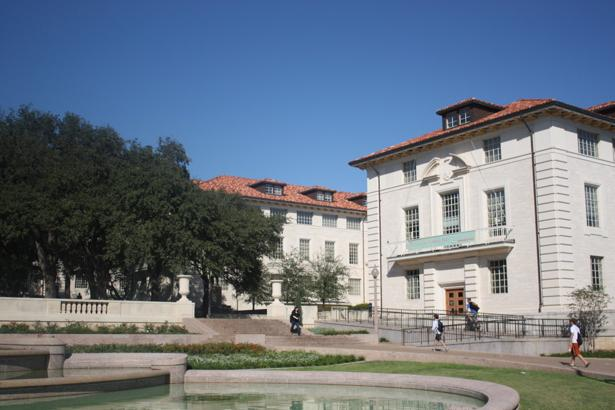
#> input picture 模式识别/模式识别课程第一次作业/images/uttower2.jpg, 615 x 410 px, found by its file name
$ python Harris2.py   (older library calls are emulated)
#> lines starting #> are read from the running program, lines starting #| are printed output that depends on the picture; after the words box and inside, x2 and y2 are one past the last pixel; in counts of white or black regions, pixels touching at a corner belong together
#> further down, image is the input picture: shape (410, 615, 3); mean B, G, R 132.1, 118.9, 107.7
import numpy as np
import cv2

def harris_corner_detection(image, k=0.04, threshold=0.01):
    # 将图像转换为灰度图
#> called with k = 0.04, threshold = 0.01
    gray_image = cv2.cvtColor(image, cv2.COLOR_BGR2GRAY)
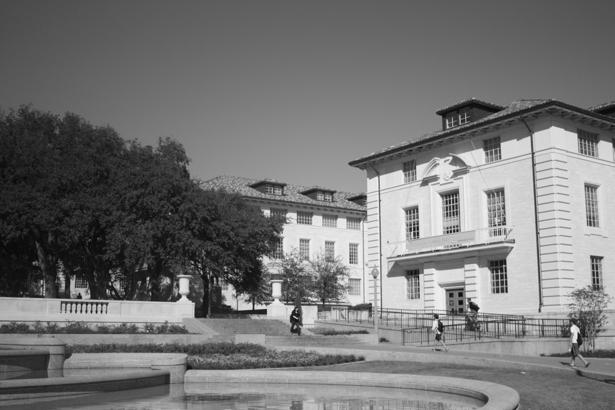
#> gray_image: shape (410, 615); min 0, max 253, mean 117.1

    # 使用Sobel算子计算梯度
    dx = cv2.Sobel(gray_image, cv2.CV_64F, 1, 0, ksize=3)
    dy = cv2.Sobel(gray_image, cv2.CV_64F, 0, 1, ksize=3)
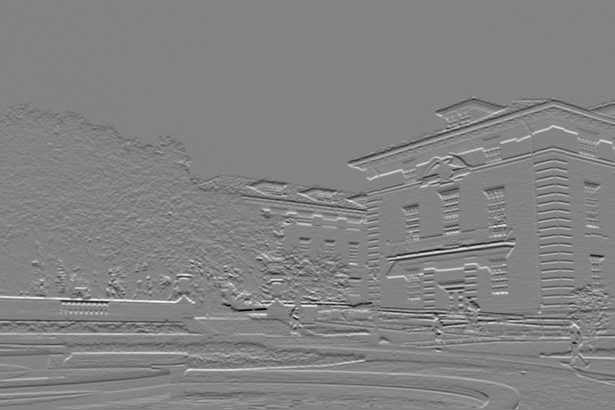
#> dy: shape (410, 615) float64; min -756, max 712, mean 0.8; drawn with min black and max white

    # 计算Harris矩阵M的分量
    Ixx = dx ** 2
    Iyy = dy ** 2
    Ixy = dx * dy
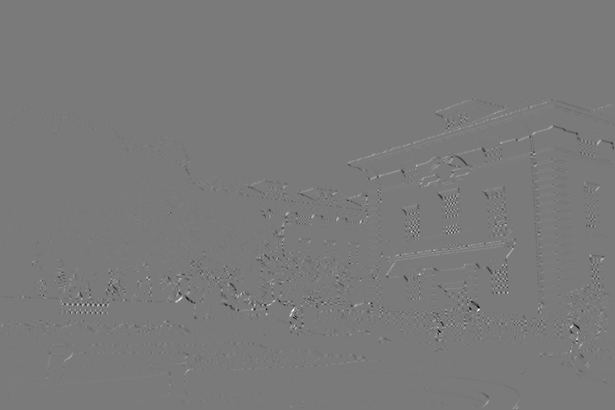
#> Ixy: shape (410, 615) float64; min -260337, max 282057, mean -14.7; drawn with min black and max white

    # 使用高斯滤波平滑这些分量
    window_size = 3
    Ixx = cv2.GaussianBlur(Ixx, (window_size, window_size), 0)
    Iyy = cv2.GaussianBlur(Iyy, (window_size, window_size), 0)
    Ixy = cv2.GaussianBlur(Ixy, (window_size, window_size), 0)

    # 计算Harris响应
    det_M = Ixx * Iyy - Ixy ** 2
    trace_M = Ixx + Iyy
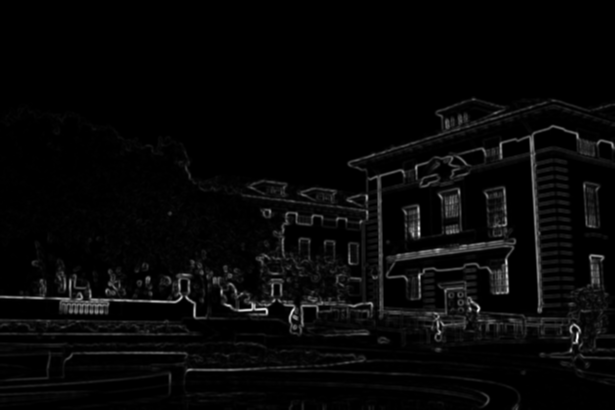
#> trace_M: shape (410, 615) float64; min 0, max 425470.4, mean 13098.9; drawn with min black and max white
    harris_response = det_M - k * (trace_M ** 2)
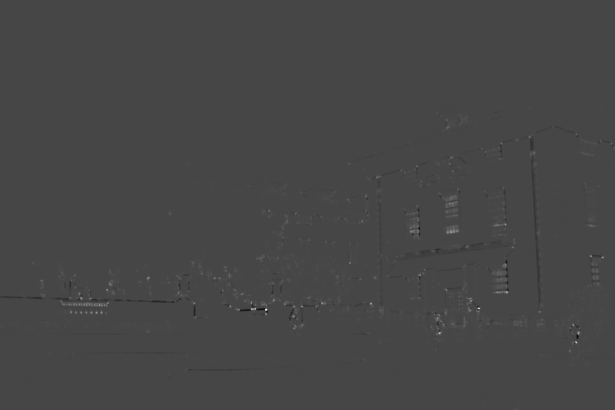
#> harris_response: shape (410, 615) float64; min -7.05e+09, max 1.83e+10, mean 14983438.3; drawn with min black and max white

    # 根据阈值找到角点
    corners = np.zeros_like(gray_image)
    corners[harris_response > threshold * harris_response.max()] = 255

    return corners

# 读取彩色图像
image = cv2.imread('images\\uttower2.jpg')

# 检测Harris角点
corners = harris_corner_detection(image)
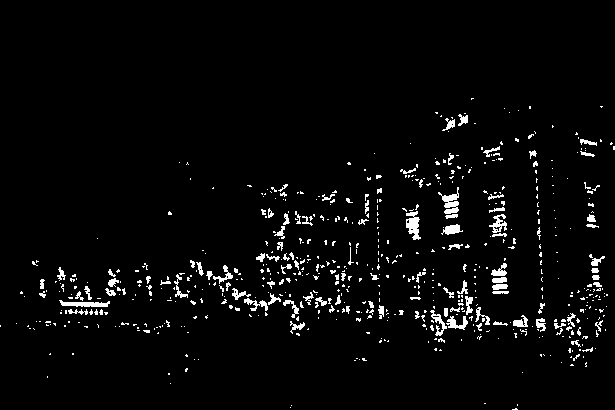
#> corners: shape (410, 615); 3.4% white in thin lines or dots, all inside (x1, y1, x2, y2) = (0, 98, 615, 410)

# 将角点标记转换回彩色空间以便可视化
corner_markers = cv2.merge((np.zeros_like(corners), np.zeros_like(corners), corners))

# 将角点标记添加到原始图像上
result = cv2.addWeighted(image, 0.5, corner_markers, 0.5, 0)
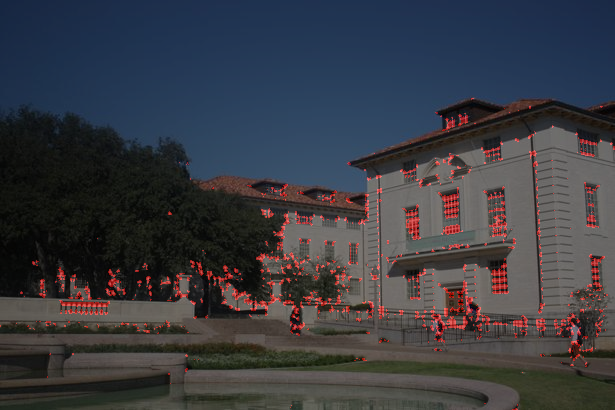
#> result: shape (410, 615, 3); mean B, G, R 66, 59.4, 58.2

# 显示结果
cv2.imshow('Harris Corners', result)
cv2.waitKey(0)
cv2.destroyAllWindows()

#cv2.imwrite("results\\uttower2_keypoints.jpg",result)

$ run again, with 模式识别/模式识别课程第一次作业/images/uttower1.jpg copied over 模式识别/模式识别课程第一次作业/images/uttower2.jpg
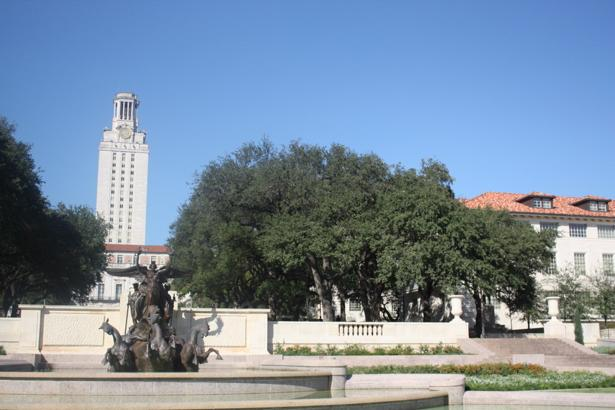
#> input picture 模式识别/模式识别课程第一次作业/images/uttower1.jpg, 615 x 410 px, found by its file name
#> image is the input picture: shape (410, 615, 3); mean B, G, R 159, 140, 121.9
#> `corners = harris_corner_detection(image)`:
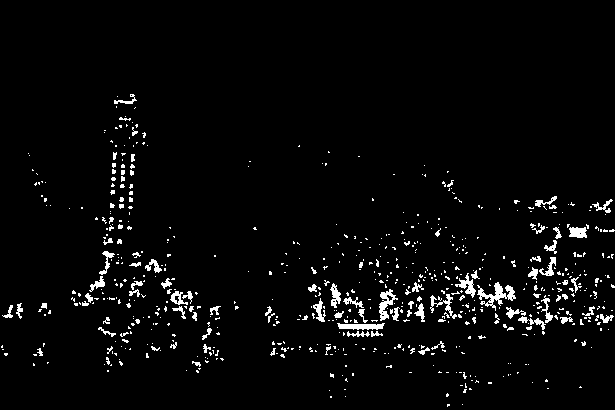
#> corners: shape (410, 615); 3.4% white in thin lines or dots, all inside (x1, y1, x2, y2) = (1, 94, 615, 407)
#> `result = cv2.addWeighted(image, 0.5, corner_markers, 0.5, 0)`:
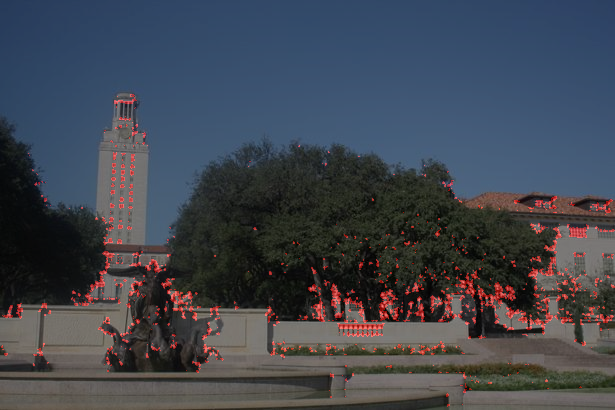
#> result: shape (410, 615, 3); mean B, G, R 79.5, 70, 65.3

$ run again, with 模式识别/模式识别课程第一次作业/images/yosemite1.jpg copied over 模式识别/模式识别课程第一次作业/images/uttower2.jpg
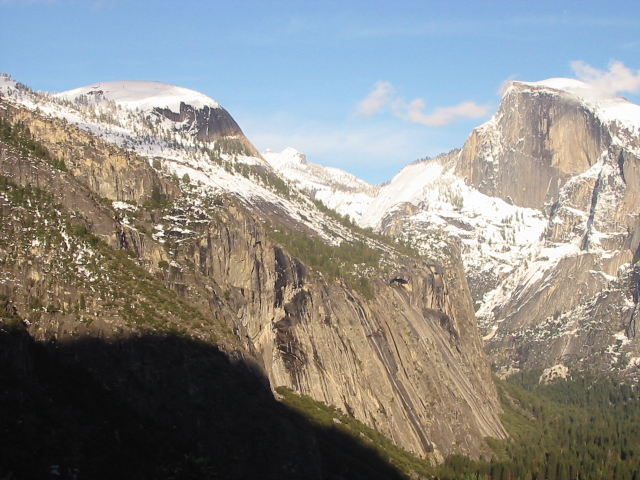
#> input picture 模式识别/模式识别课程第一次作业/images/yosemite1.jpg, 640 x 480 px, found by its file name
#> image is the input picture: shape (480, 640, 3); mean B, G, R 135.4, 139.3, 139.5
#> `corners = harris_corner_detection(image)`:
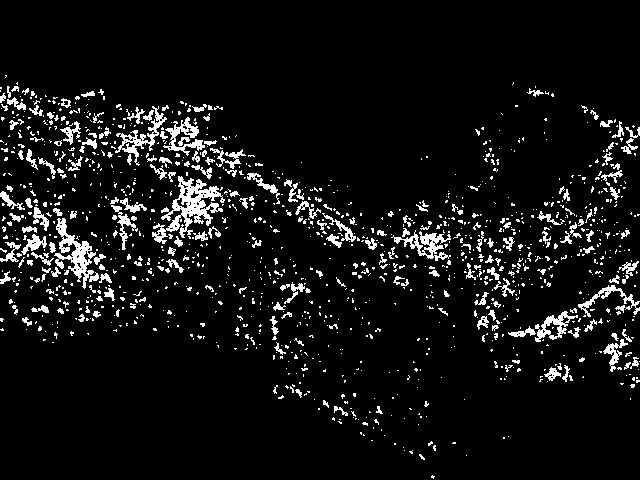
#> corners: shape (480, 640); 7.2% white in thin lines or dots, all inside (x1, y1, x2, y2) = (0, 75, 640, 479)
#> `result = cv2.addWeighted(image, 0.5, corner_markers, 0.5, 0)`:
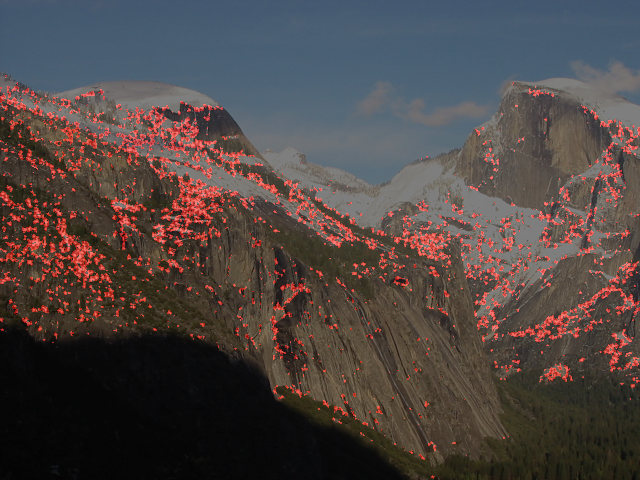
#> result: shape (480, 640, 3); mean B, G, R 67.7, 69.6, 78.9

$ run again, with 模式识别/模式识别课程第一次作业/images/yosemite2.jpg copied over 模式识别/模式识别课程第一次作业/images/uttower2.jpg
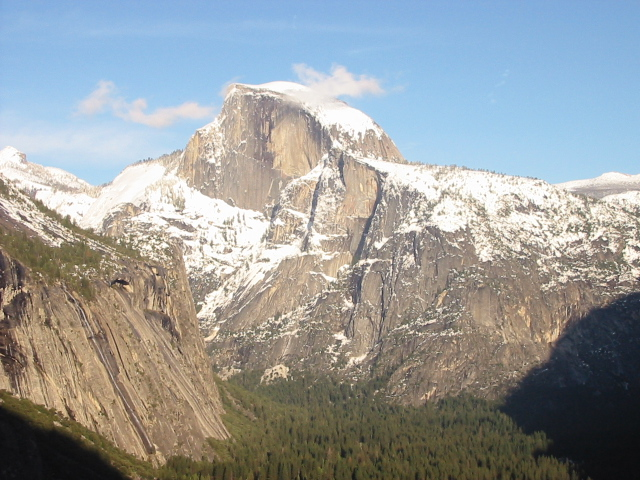
#> input picture 模式识别/模式识别课程第一次作业/images/yosemite2.jpg, 640 x 480 px, found by its file name
#> image is the input picture: shape (480, 640, 3); mean B, G, R 155.6, 155.5, 151.7
#> corners: shape (480, 640); 10.7% white; 1137 white regions (945 under 20 px), largest, box (x1, y1, x2, y2) and area: (393, 182, 640, 297) 8602, (111, 214, 196, 283) 1739, (298, 256, 380, 319) 1227
#> `result = cv2.addWeighted(image, 0.5, corner_markers, 0.5, 0)`:
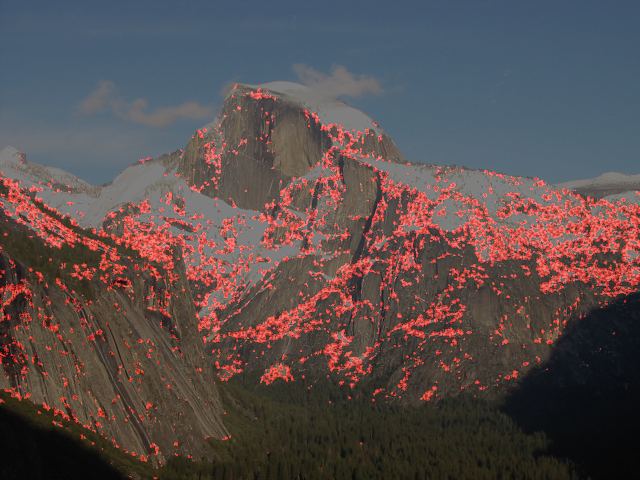
#> result: shape (480, 640, 3); mean B, G, R 77.8, 77.8, 89.6
